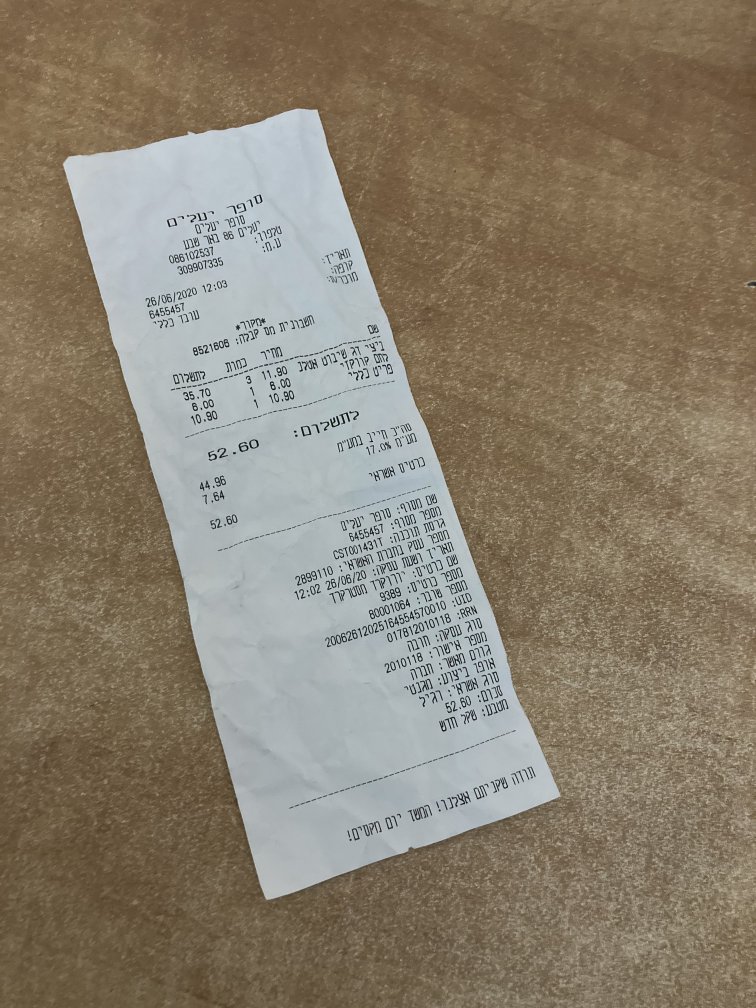
#> input picture FinalProject/Receipt.jpg, 3024 x 4032 px (shown at 1/4 size)
$ python main.py Receipt.jpg out.png
#> lines starting #> are read from the running program, lines starting #| are printed output that depends on the picture; after the words box and inside, x2 and y2 are one past the last pixel; in counts of white or black regions, pixels touching at a corner belong together
import imutils as imutils
from imutils.perspective import four_point_transform
import cv2
import numpy as np
import sys

#STEP 1- Detect edges in document
path_input_image=sys.argv[1]
path_output_image=sys.argv[2]
image = cv2.imread(path_input_image)
#> image is the input picture: shape (4032, 3024, 3); mean B, G, R 109.4, 126.7, 137.3
#image = cv2.imread("page.jpg")
#image = cv2.imread("Game.jpg")
#image = cv2.imread("Receipt.jpg")
if image is None:
	print('Error opening image!')
ratio = image.shape[0] / 550.0
#> ratio = 7.33
original_image = image.copy()
image = imutils.resize(image, height = 550)
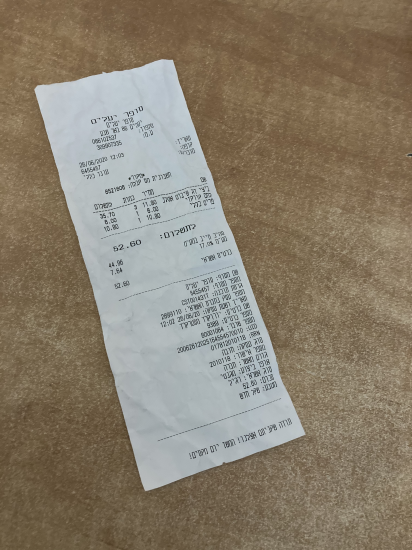
#> image: shape (550, 412, 3); mean B, G, R 109.4, 126.7, 137.3
gray_image = cv2.cvtColor(image, cv2.COLOR_BGR2GRAY)
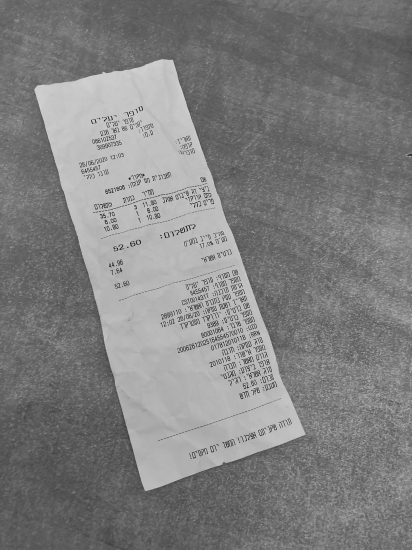
#> gray_image: shape (550, 412); min 30, max 212, mean 127.9
gray_image= cv2.GaussianBlur(gray_image, (5, 5), 0)
image_with_edges = cv2.Canny(gray_image, 100, 150)
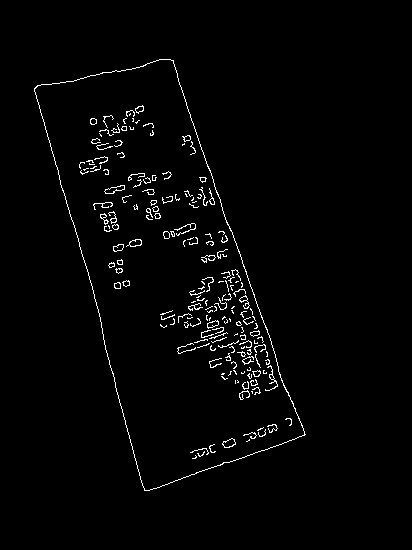
#> image_with_edges: shape (550, 412); 2% white in thin lines or dots, all inside (x1, y1, x2, y2) = (34, 59, 306, 491)
print("STEP 1: Edge Detection")
cv2.imshow("STEP1-edge", image_with_edges)
cv2.waitKey(0)
cv2.destroyAllWindows()

#STEP 2- Finding the contour of the scanned document
image_contours = cv2.findContours(image_with_edges.copy(), cv2.RETR_LIST, cv2.CHAIN_APPROX_SIMPLE)
#> image_contours = 220 contours, 176 with area under 20; largest, box (x1, y1, x2, y2) and area: (34, 59, 306, 491) 62395, (34, 59, 305, 491) 62351, (104, 185, 125, 194) 86, (104, 185, 125, 194) 80, (222, 438, 236, 448) 78
image_contours = imutils.grab_contours(image_contours)
image_contours = sorted(image_contours, key = cv2.contourArea, reverse = True)[:5]
#> image_contours = 5 contours; box (x1, y1, x2, y2) and area: (34, 59, 306, 491) 62395, (34, 59, 305, 491) 62351, (104, 185, 125, 194) 86, (104, 185, 125, 194) 80, (222, 438, 236, 448) 78
for i in image_contours:
	perimeter = cv2.arcLength(i, True) # approximate the contour
	epsilon=0.02 * perimeter
	approx = cv2.approxPolyDP(i, epsilon, True)
	if len(approx) == 4: #if the approximated contour has 4 points then we have a document
		document_contours = approx
		break
#> this loop made 1 pass
#> (perimeter, epsilon, document_contours) on pass 1: (1212.7, 24.25, [[170, 59], [34, 88], [144, 490], [305, 434]])
print("STEP 2: Contours of document")
cv2.drawContours(image, [document_contours], -1, (0, 255, 0), 2)
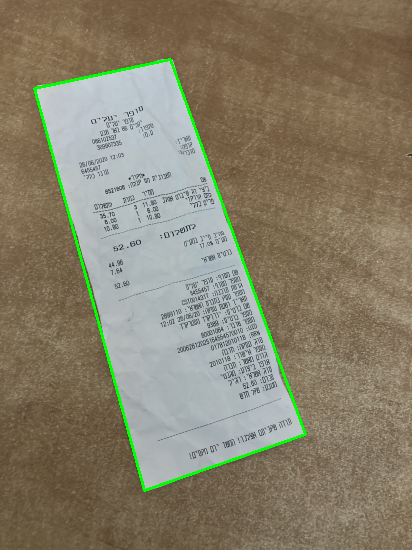
#> image: shape (550, 412, 3); 1.39% of pixels changed, all inside (x1, y1, x2, y2) = (33, 58, 307, 492)
cv2.imshow("STEP2-contour", image)
cv2.waitKey(0)
cv2.destroyAllWindows()

#STEP 3- Apply a transformation on the page to get a "top-down" document view
transformed_image = four_point_transform(original_image, document_contours.reshape(4, 2) * ratio)
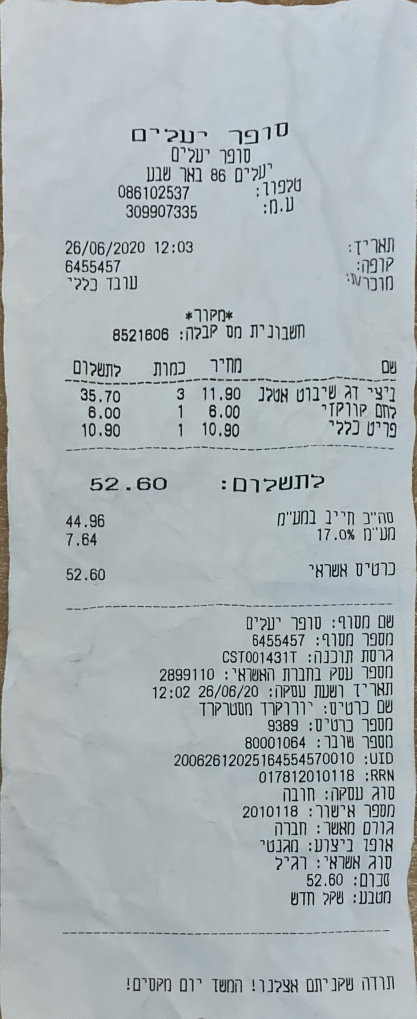
#> transformed_image: shape (3055, 1249, 3) (shown at 1/3 size); mean B, G, R 183.7, 180.6, 171.8

#STEP 4-Perform binarization to obtain a black-and-white scan
final_image = cv2.cvtColor(transformed_image, cv2.COLOR_BGR2GRAY)
thres, final_image = cv2.threshold(final_image, 95, 255, cv2.THRESH_BINARY)
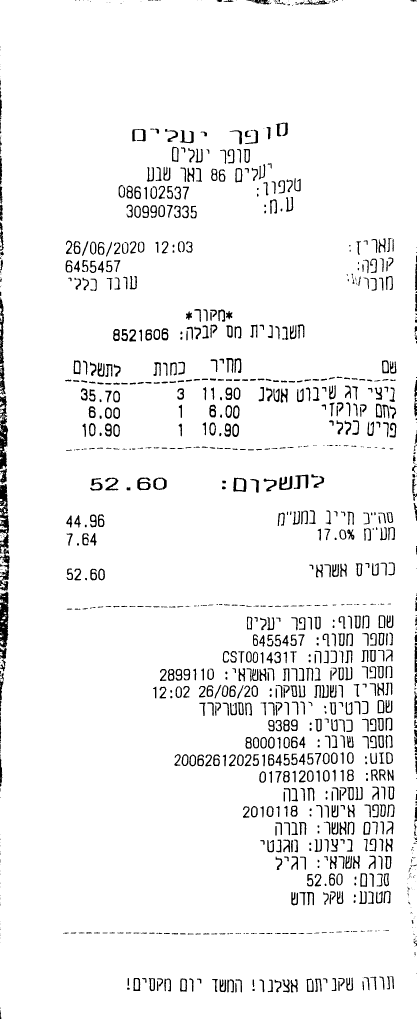
#> final_image: shape (3055, 1249) (shown at 1/3 size); 95.1% white; 1236 black regions (336 under 20 px), largest, box (x1, y1, x2, y2) and area: (0, 1774, 26, 1943) 3256, (0, 1452, 27, 1602) 2572, (0, 1251, 25, 1408) 2540
print("STEP 3+4: Apply perspective transform and convert to black and white")
cv2.imwrite(path_output_image,final_image)
cv2.imshow("STEP3+4", imutils.resize(final_image, height = 550))
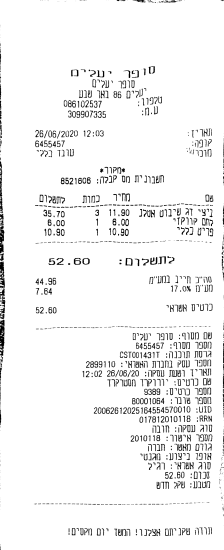
#> window 'STEP3+4': shape (550, 224); min 0, max 255, mean 242.4
cv2.waitKey(0)

$ run again, with FinalProject/game.jpeg copied over FinalProject/Receipt.jpg
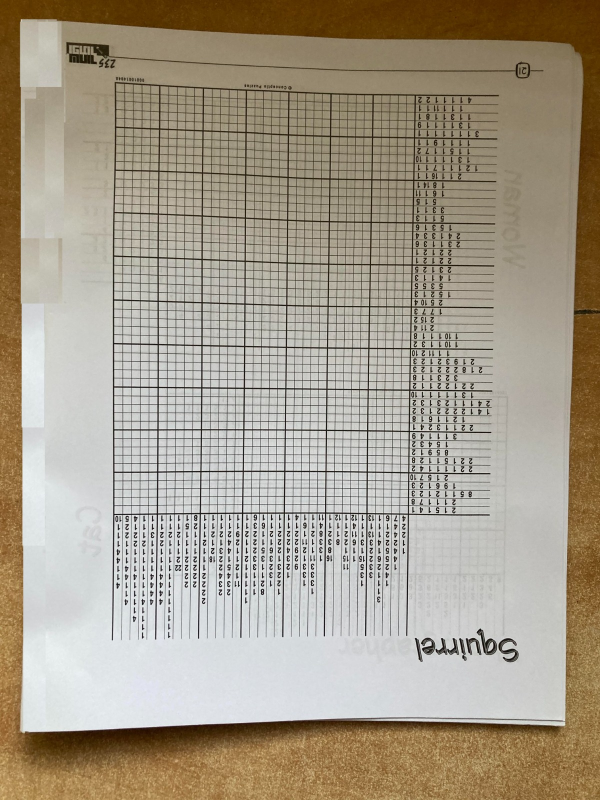
#> input picture FinalProject/game.jpeg, 1200 x 1600 px (shown at 1/2 size)
#> image is the input picture: shape (1600, 1200, 3); mean B, G, R 139.3, 156.3, 166.1
#> `image_with_edges = cv2.Canny(gray_image, 100, 150)`:
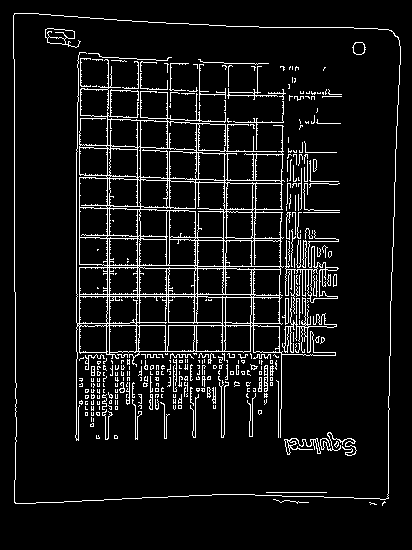
#> image_with_edges: shape (550, 412); 7.7% white in thin lines or dots, all inside (x1, y1, x2, y2) = (13, 13, 401, 506)
#> `image_contours = cv2.findContours(image_with_edges.copy(), cv2.RETR_LI..`: image_contours = 535 contours, 390 with area under 20; largest, box (x1, y1, x2, y2) and area: (13, 13, 401, 504) 179520, (13, 13, 401, 504) 179513, (75, 52, 337, 441) 42242, (140, 182, 225, 239) 1682, (136, 296, 223, 352) 1062
#> `image_contours = sorted(image_contours, key = cv2.contourArea, reverse..`: image_contours = 5 contours; box (x1, y1, x2, y2) and area: (13, 13, 401, 504) 179520, (13, 13, 401, 504) 179513, (75, 52, 337, 441) 42242, (140, 182, 225, 239) 1682, (136, 296, 223, 352) 1062
#> the loop `for i in image_contours:` made 1 pass
#> (perimeter, epsilon, document_contours) on pass 1: (1740.1, 34.8, [[14, 13], [14, 502], [388, 498], [398, 37]])
#> `cv2.imshow("STEP3+4", imutils.resize(final_image, height = 550))`:
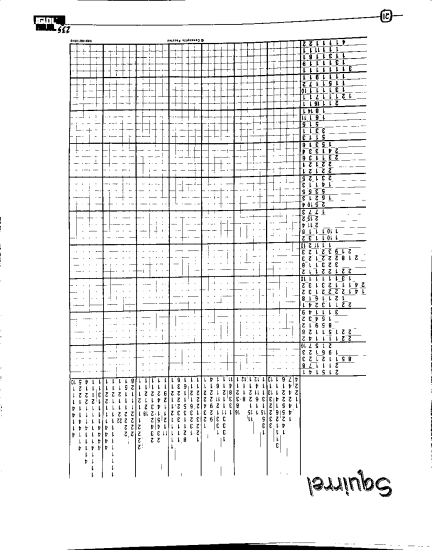
#> window 'STEP3+4': shape (550, 432); min 0, max 255, mean 238
